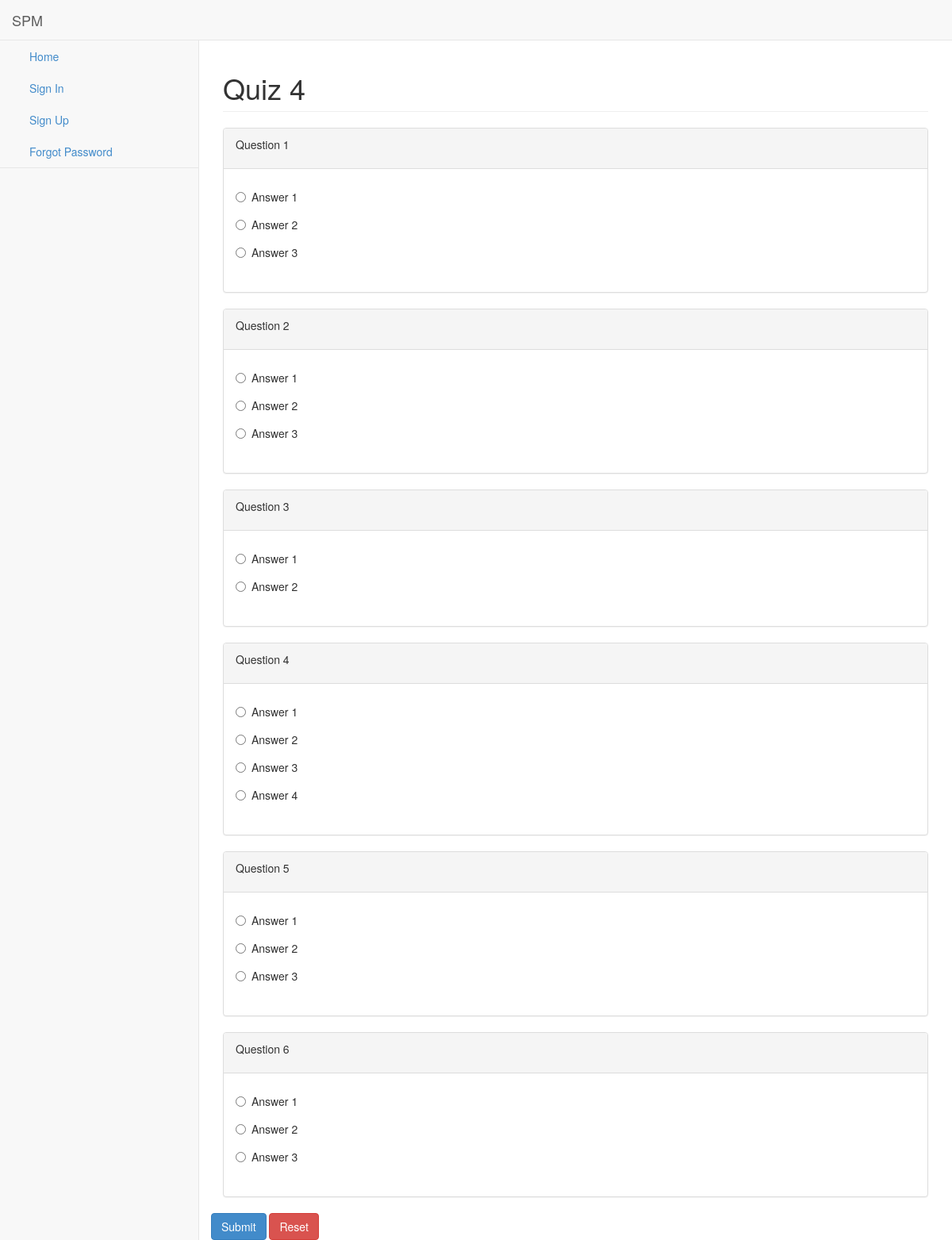
/quiz/quiz-4-1/start, run on an earlier commit of the app's database.
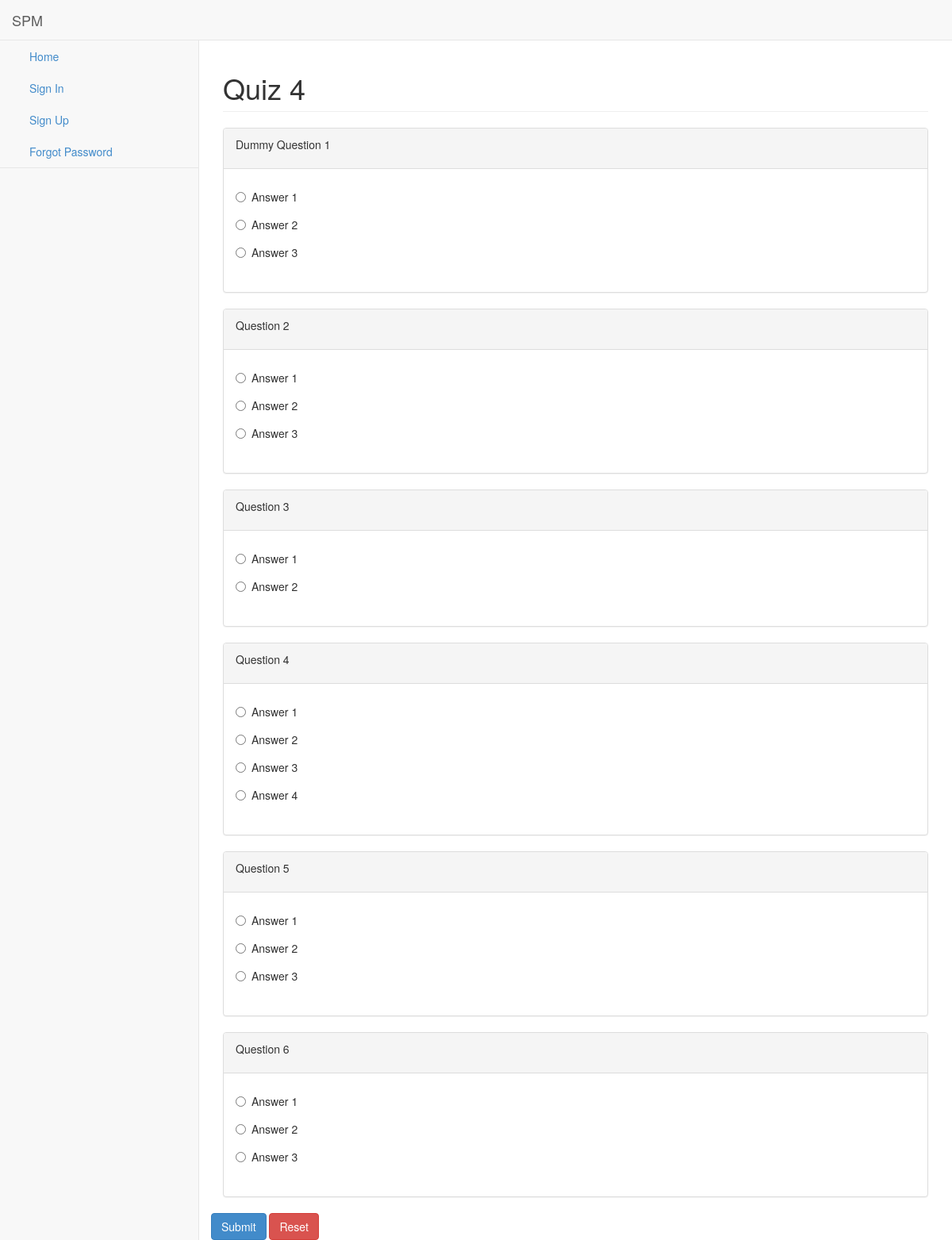
And on a later commit of the database.
### QuizApp/models.py (models this page shows, shortened)
class Question(models.Model):
    creator = models.ForeignKey(settings.AUTH_USER_MODEL, on_delete=models.CASCADE)
    que_text = RichTextUploadingField()
    marks = models.IntegerField(default=5)

### QuizApp/views.py (the view, shortened to what this page needs)
# urls.py: path('quiz/<str:url>/start', views.start_quiz, name="start_quiz"),
def start_quiz(request, url):
    quiz = Quiz.objects.get(user_friendly_url=url)
    if request.method!="POST":
        questions = quiz.questions.all()
        all_questions = dict()
        for question in questions:
            all_questions[question] = Answer.objects.filter(question=question)
        context = {
            'quiz' : quiz,
            'questions' : all_questions,
        }
        return render(request, 'QuizApp/start.html', context=context)

### QuizApp/templates/QuizApp/start.html (shortened to what this page needs)
{% extends 'base.html' %}
{% block extra %} {% include 'extra.html' %} {% endblock %}
{% block main_content %}
<div id="page-wrapper">
    <div class="row">
        <div class="col-lg-12">
            <h1 class="page-header">{{ quiz.title }}</h1>
        </div>
    </div>
    <div class="row">
        <form role="form" action="{{ request.url }}" method="post">
        {% for question,answers in questions.items %}
        <div class="col-lg-12">
            <div class="panel panel-default">
                <div class="panel-heading">
                    {{ question.que_text|safe }}
                </div>
                <div class="panel-body">
                    <div class="row">
                        <div class="col-lg-6">
                            <div class="form-group">
                                {% for answer in answers %}
                                    <div class="radio">
                                        <label>
                                            <input type="radio" name="answer{{question.id}}" value="{{ answer.id }}">{{ answer.text|safe }}
                                        </label>
                                    </div>
                                {% endfor %}
                            </div>
                        </div>
                    </div>
                </div>
            </div>
        </div>
        {% endfor %}
        <button type="submit" class="btn btn-primary">Submit</button>
        <button type="reset" class="btn btn-danger">Reset</button>
        </form>
    </div>
</div>
{% endblock %}

What changed in the data, as far as the page shows it:
changed Question: que_text "Question 1" → "Dummy Question 1"
